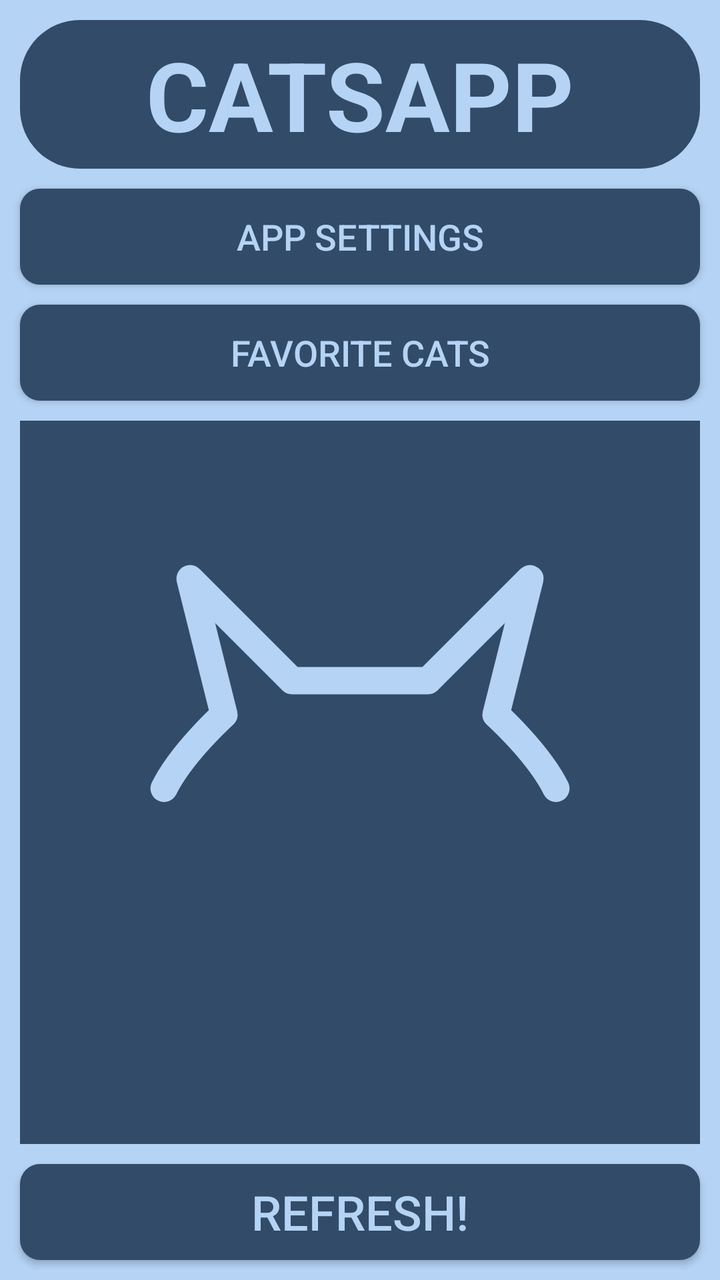
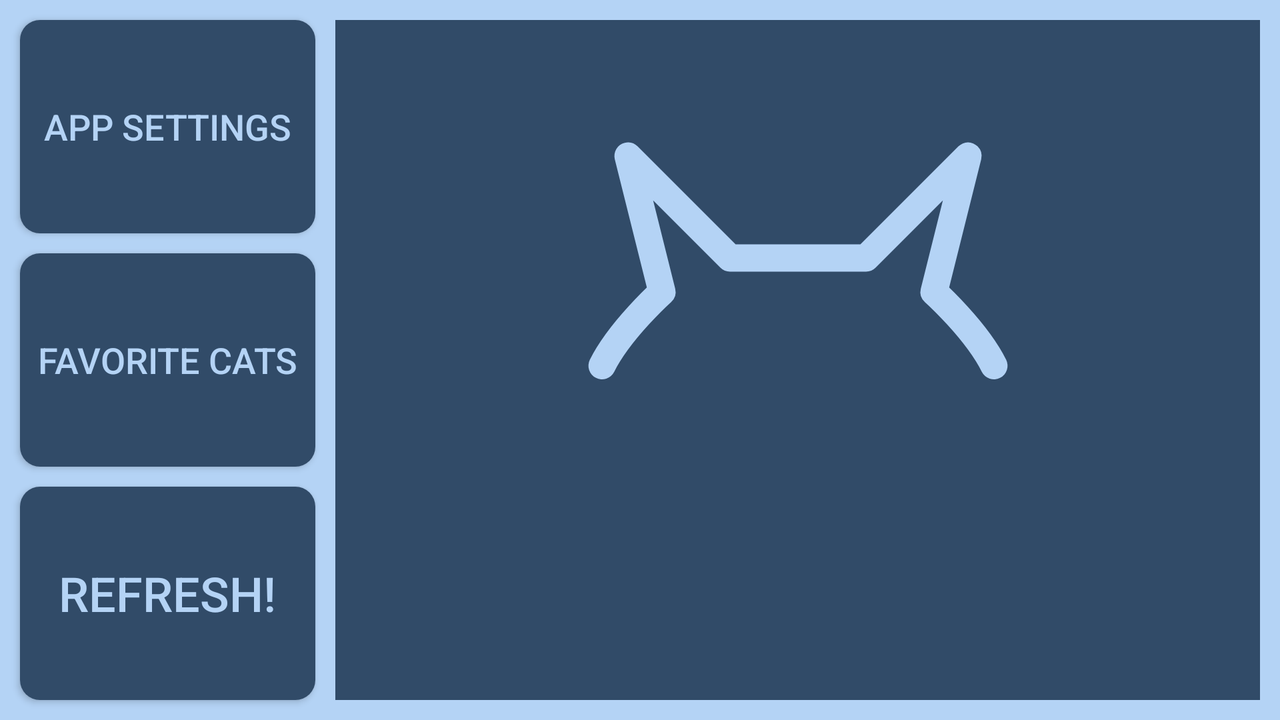

Compare how this app lays out the same screen by default and in its alternative resource folder. The renders come first, then the two layout files and the values they reference.
<!-- AndroidManifest.xml: application theme Theme.Catsapp -->
<!-- res/layout/fragment_main_screen.xml -->
<?xml version="1.0" encoding="utf-8"?>
<LinearLayout xmlns:android="http://schemas.android.com/apk/res/android"
    xmlns:app="http://schemas.android.com/apk/res-auto"
    xmlns:tools="http://schemas.android.com/tools"
    android:layout_width="match_parent"
    android:layout_height="match_parent"
    android:orientation="vertical"
    android:background="@color/light"
    android:padding="5dp"
    tools:context=".ui.fragments.MainScreenFragment" >
    <TextView
        android:textStyle="bold"
        android:background="@drawable/title"
        android:layout_margin="5dp"
        android:textColor="@color/light_text"
        android:textSize="48sp"
        android:layout_width="match_parent"
        android:layout_height="wrap_content"
        android:gravity="center"
        android:text="CATSAPP" />
    <Button
        android:id="@+id/app_settings"
        android:layout_margin="5dp"
        android:layout_width="match_parent"
        android:layout_height="wrap_content"
        android:background="@drawable/btn_v1"
        app:backgroundTint="@null"
        android:textColor="@color/light_text"
        android:textSize="18sp"
        android:text="App Settings"/>
    <Button
        android:id="@+id/favorite_cats"
        android:layout_margin="5dp"
        android:layout_width="match_parent"
        android:layout_height="wrap_content"
        android:background="@drawable/btn_v1"
        app:backgroundTint="@null"
        android:textColor="@color/light_text"
        android:textSize="18sp"
        android:text="Favorite Cats"/>

    <androidx.recyclerview.widget.RecyclerView
        android:visibility="gone"
        android:layout_margin="5dp"
        android:id="@+id/find_cats_list"
        android:layout_weight="1"
        android:layout_width="match_parent"
        android:layout_height="match_parent" />

    <ImageView
        android:id="@+id/loading_widget"
        android:layout_width="match_parent"
        android:layout_height="match_parent"
        android:layout_margin="5dp"
        android:layout_weight="1"
        android:background="@color/dark"
        android:src="@drawable/cat_loading_anim"
        android:visibility="visible" />

    <Button
        android:id="@+id/refresh_cats_list"
        android:layout_margin="5dp"
        android:layout_width="match_parent"
        android:layout_height="wrap_content"
        android:background="@drawable/btn_v1"
        app:backgroundTint="@null"
        android:textColor="@color/light_text"
        android:textSize="24sp"
        android:text="Refresh!"/>

</LinearLayout>
<!-- resources referenced by this layout -->
<resources>
  <color name="dark">#FF314b68</color>
  <color name="light">#FFb4d3f5</color>
  <color name="light_text">#FFb4d3f5</color>
  <!-- drawable btn_v1 (drawable) -->
  <?xml version="1.0" encoding="utf-8"?>
  <shape xmlns:android="http://schemas.android.com/apk/res/android">
      <corners android:radius="10dp"/>
      <padding android:left="1dp"
          android:top="1dp"
          android:right="1dp"
          android:bottom="1dp"/>
      <solid android:color="@color/dark"/>
  </shape>
  <!-- drawable cat_loading_anim (drawable) -->
  <animated-vector xmlns:android="http://schemas.android.com/apk/res/android"
      android:drawable="@drawable/cat_loading">
      <target
          android:name="catPath"
          android:animation="@animator/loading_cat_anim"/>
  </animated-vector>
  <!-- drawable title (drawable) -->
  <?xml version="1.0" encoding="utf-8"?>
  <shape xmlns:android="http://schemas.android.com/apk/res/android">
      <corners android:radius="30dp"/>
      <solid android:color="@color/dark"/>
      <padding android:left="5dp"
          android:top="5dp"
          android:right="5dp"
          android:bottom="5dp"/>
  </shape>
  <style name="Theme.Catsapp" parent="Base.Theme.Catsapp" />
  <!-- drawable cat_loading (drawable) -->
  <vector xmlns:android="http://schemas.android.com/apk/res/android"
      android:width="200dp"
      android:height="200dp"
      android:viewportWidth="100"
      android:viewportHeight="100">
      <path
          android:name="catPath"
          android:fillColor="@android:color/transparent"
          android:pathData="
  M 50,75
  C 43.128157,75 35.264604,73.710067 30,70 24.735396,66.289933 20,61.009252 20,55 20,48.990748 30,40 30,40
  L 25,20 40,35
  H 60
  L 75,20 70,40
  c 0,0 10,8.990748 10,15 0,6.009252 -4.735396,11.289933 -10,15 -5.264604,3.710067 -13.128157,5 -20,5
  z
  "
          android:strokeWidth="4"
          android:strokeLineJoin="round"
          android:strokeColor="@color/light_text"
          android:strokeLineCap="round"
          android:trimPathStart="0.2"
          android:trimPathEnd="0.8" />
  </vector>
  <style name="Base.Theme.Catsapp" parent="Theme.Material3.DayNight.NoActionBar">
          
          
      </style>
</resources>
<!-- res/layout-land/fragment_main_screen.xml (the author's variant of the layout above) -->
<!-- drawn on the phone turned sideways -->
<?xml version="1.0" encoding="utf-8"?>
<LinearLayout xmlns:android="http://schemas.android.com/apk/res/android"
    xmlns:app="http://schemas.android.com/apk/res-auto"
    xmlns:tools="http://schemas.android.com/tools"
    android:layout_width="match_parent"
    android:layout_height="match_parent"
    android:orientation="vertical"
    android:background="@color/light"
    android:padding="5dp"
    tools:context=".ui.fragments.MainScreenFragment" >
    









    <LinearLayout
        android:orientation="horizontal"
        android:layout_width="match_parent"
        android:layout_height="match_parent">

        <LinearLayout
            android:layout_width="match_parent"
            android:layout_height="match_parent"
            android:layout_weight="3"
            android:orientation="vertical">
            <Button
                android:layout_weight="1"
                android:id="@+id/app_settings"
                android:layout_margin="5dp"
                android:layout_width="match_parent"
                android:layout_height="wrap_content"
                android:background="@drawable/btn_v1"
                app:backgroundTint="@null"
                android:textColor="@color/light_text"
                android:textSize="18sp"
                android:text="App Settings"/>
            <Button
                android:layout_weight="1"
                android:id="@+id/favorite_cats"
                android:layout_margin="5dp"
                android:layout_width="match_parent"
                android:layout_height="wrap_content"
                android:background="@drawable/btn_v1"
                app:backgroundTint="@null"
                android:textColor="@color/light_text"
                android:textSize="18sp"
                android:text="Favorite Cats"/>
            <Button
                android:layout_weight="1"
                android:id="@+id/refresh_cats_list"
                android:layout_margin="5dp"
                android:layout_width="match_parent"
                android:layout_height="wrap_content"
                android:background="@drawable/btn_v1"
                app:backgroundTint="@null"
                android:textColor="@color/light_text"
                android:textSize="24sp"
                android:text="Refresh!"/>
        </LinearLayout>

        <androidx.recyclerview.widget.RecyclerView
            android:visibility="gone"
            android:layout_margin="5dp"
            android:id="@+id/find_cats_list"
            android:layout_weight="1"
            android:layout_width="match_parent"
            android:layout_height="match_parent" />

        <ImageView
            android:id="@+id/loading_widget"
            android:layout_width="match_parent"
            android:layout_height="match_parent"
            android:layout_margin="5dp"
            android:layout_weight="1"
            android:background="@color/dark"
            android:src="@drawable/cat_loading_anim"
            android:visibility="visible" />

    </LinearLayout>

</LinearLayout>
<!-- resources referenced by the variant -->
<!-- as the phone turned sideways resolves them -->
<resources>
  <color name="dark">#FF314b68</color>
  <color name="light">#FFb4d3f5</color>
  <color name="light_text">#FFb4d3f5</color>
  <!-- drawable btn_v1 (drawable) -->
  <?xml version="1.0" encoding="utf-8"?>
  <shape xmlns:android="http://schemas.android.com/apk/res/android">
      <corners android:radius="10dp"/>
      <padding android:left="1dp"
          android:top="1dp"
          android:right="1dp"
          android:bottom="1dp"/>
      <solid android:color="@color/dark"/>
  </shape>
  <!-- drawable cat_loading_anim (drawable) -->
  <animated-vector xmlns:android="http://schemas.android.com/apk/res/android"
      android:drawable="@drawable/cat_loading">
      <target
          android:name="catPath"
          android:animation="@animator/loading_cat_anim"/>
  </animated-vector>
  <style name="Theme.Catsapp" parent="Base.Theme.Catsapp" />
  <!-- drawable cat_loading (drawable) -->
  <vector xmlns:android="http://schemas.android.com/apk/res/android"
      android:width="200dp"
      android:height="200dp"
      android:viewportWidth="100"
      android:viewportHeight="100">
      <path
          android:name="catPath"
          android:fillColor="@android:color/transparent"
          android:pathData="
  M 50,75
  C 43.128157,75 35.264604,73.710067 30,70 24.735396,66.289933 20,61.009252 20,55 20,48.990748 30,40 30,40
  L 25,20 40,35
  H 60
  L 75,20 70,40
  c 0,0 10,8.990748 10,15 0,6.009252 -4.735396,11.289933 -10,15 -5.264604,3.710067 -13.128157,5 -20,5
  z
  "
          android:strokeWidth="4"
          android:strokeLineJoin="round"
          android:strokeColor="@color/light_text"
          android:strokeLineCap="round"
          android:trimPathStart="0.2"
          android:trimPathEnd="0.8" />
  </vector>
  <style name="Base.Theme.Catsapp" parent="Theme.Material3.DayNight.NoActionBar">
          
          
      </style>
</resources>
